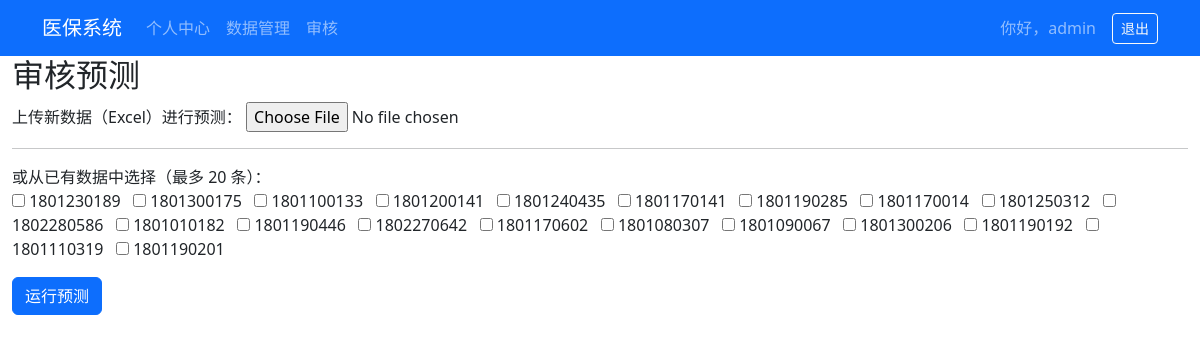
The app's page /audit (signed in) with its own data.
### app.py (models this page shows, shortened)
class User(UserMixin, db.Model):
    id = db.Column(db.Integer, primary_key=True)
    username = db.Column(db.String(64), unique=True, nullable=False)
    password_hash = db.Column(db.String(128), nullable=False)

class InsuranceClaim(db.Model):
    id = db.Column(db.Integer, primary_key=True)
    cl_no = db.Column(db.String, unique=True, nullable=False)
    incur_date_from = db.Column(db.Date)  # 保険事故発生開始日 (出险开始日期)
    incur_date_to = db.Column(db.Date)  # 保険事故発生終了日 (出险结束日期)
    ben_head = db.Column(db.String)  # 給付項目 (福利项目)
    diag_code = db.Column(db.String)  # 疾病コード (疾病代码)
    codes = db.Column(db.String)  # バーコードリスト (条形码列表)
    prov_name = db.Column(db.String)  # 医療機関名 (医疗机构名称)
    pay_date = db.Column(db.DateTime)  # 振込日時 (划账时间)
    pay_amt = db.Column(db.Float)  # 支払金額 (赔付金额)
    cl_line_status = db.Column(db.String)  # ステータス: 'AC'(承認), 'PD'(保留), 'PV'(保留検証), 'RJ'(拒絶)
    prov_level = db.Column(db.Integer)
    invoice_cnt = db.Column(db.Float)
    cl_third_party_pay_amt = db.Column(db.Float)
    cwf_amt_day = db.Column(db.Float)
    codes_count = db.Column(db.Integer)
    cl_owner_pay_amt = db.Column(db.Float)
    pay_amt_usd = db.Column(db.Float)
    app_amt = db.Column(db.Float)
    ben_spend = db.Column(db.Float)
    diag_code_prefix = db.Column(db.Integer)
    ben_type = db.Column(db.Integer)
    ded_amt = db.Column(db.Float)

### app.py (the view, shortened to what this page needs)
@app.route('/audit', methods=['GET', 'POST'])
@login_required
def audit():
    claims = InsuranceClaim.query.limit(20).all()
    return render_template('audit.html', claims=claims)

### app.py (called while the page is built)
@login_manager.user_loader
def load_user(uid):
    return User.query.get(int(uid))

### templates/audit.html (shortened to what this page needs)
{% extends "base.html" %}
{% block content %}
<h2>审核预测</h2>
<form action="{{ url_for('audit') }}" method="post" enctype="multipart/form-data" class="mb-4">
  <div class="mb-3">
    <label>上传新数据（Excel）进行预测：</label>
    <input type="file" name="file">
  </div>
  <hr>
  <div class="mb-3">
    <label>或从已有数据中选择（最多 20 条）：</label><br>
    {% for r in claims %}
      <input type="checkbox" name="claim_ids" value="{{ r.id }}"> {{ r.cl_no }}&nbsp;&nbsp;
    {% endfor %}
  </div>
  <button class="btn btn-primary">运行预测</button>
</form>
{% endblock %}

### templates/base.html (shortened to what this page needs)
<!DOCTYPE html>
<html lang="zh-CN">
<head>
  <link href="https://cdn.jsdelivr.net/npm/bootstrap@5.3.0/dist/css/bootstrap.min.css"
        rel="stylesheet">
  <link href="https://cdn.jsdelivr.net/npm/bootstrap-icons@1.10.5/font/bootstrap-icons.css"
        rel="stylesheet">
</head>
<body class="{% block body_class %}{% endblock %}">
<nav class="navbar navbar-expand-lg navbar-dark bg-primary">
  <div class="container">
    <a class="navbar-brand" href="{{ url_for('dashboard') }}">医保系统</a>
    <div class="collapse navbar-collapse">
      <ul class="navbar-nav me-auto">
        <li class="nav-item"><a class="nav-link" href="{{ url_for('personal') }}">个人中心</a></li>
        <li class="nav-item"><a class="nav-link" href="{{ url_for('data_management') }}">数据管理</a></li>
        <li class="nav-item"><a class="nav-link" href="{{ url_for('audit') }}">审核</a></li>
      </ul>
      {% if current_user.is_authenticated %}
      <span class="navbar-text me-3">你好，{{ current_user.username }}</span>
      <a class="btn btn-outline-light btn-sm" href="{{ url_for('logout') }}">退出</a>
      {% endif %}
    </div>
  </div>
</nav>
<div class="container-fluid">
  {% block content %}{% endblock %}
</div>
</body>
</html>

### records on screen
User: username "admin"
InsuranceClaim: cl_no "1801230189"
InsuranceClaim: cl_no "1801300175"
InsuranceClaim: cl_no "1801100133"
InsuranceClaim: cl_no "1801200141"
InsuranceClaim: cl_no "1801240435"
InsuranceClaim: cl_no "1801170141"
InsuranceClaim: cl_no "1801190285"
InsuranceClaim: cl_no "1801170014"
InsuranceClaim: cl_no "1801250312"
InsuranceClaim: cl_no "1802280586"
InsuranceClaim: cl_no "1801010182"
InsuranceClaim: cl_no "1801190446"
InsuranceClaim: cl_no "1802270642"
InsuranceClaim: cl_no "1801170602"
InsuranceClaim: cl_no "1801080307"
InsuranceClaim: cl_no "1801090067"
InsuranceClaim: cl_no "1801300206"
InsuranceClaim: cl_no "1801190192"
InsuranceClaim: cl_no "1801110319"
InsuranceClaim: cl_no "1801190201"
